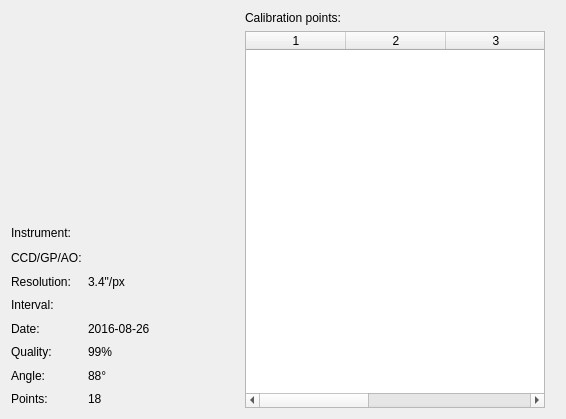
<?xml version="1.0" encoding="UTF-8"?>
<ui version="4.0">
 <class>snowgui::calibrationdetaildialog</class>
 <widget class="QDialog" name="snowgui::calibrationdetaildialog">
  <property name="geometry">
   <rect>
    <x>0</x>
    <y>0</y>
    <width>566</width>
    <height>419</height>
   </rect>
  </property>
  <property name="windowTitle">
   <string>Dialog</string>
  </property>
  <layout class="QGridLayout" name="gridLayout">
   <item row="0" column="0">
    <widget class="snowgui::CalibrationDisplayWidget" name="calibrationdisplayWidget" native="true">
     <property name="minimumSize">
      <size>
       <width>200</width>
       <height>200</height>
      </size>
     </property>
    </widget>
   </item>
   <item row="0" column="2" rowspan="2">
    <widget class="QWidget" name="widget" native="true">
     <property name="minimumSize">
      <size>
       <width>310</width>
       <height>0</height>
      </size>
     </property>
     <property name="maximumSize">
      <size>
       <width>310</width>
       <height>16777215</height>
      </size>
     </property>
     <layout class="QVBoxLayout" name="verticalLayout">
      <property name="leftMargin">
       <number>0</number>
      </property>
      <property name="topMargin">
       <number>0</number>
      </property>
      <property name="rightMargin">
       <number>0</number>
      </property>
      <property name="bottomMargin">
       <number>0</number>
      </property>
      <item>
       <widget class="QLabel" name="calibrationpointsLabel">
        <property name="text">
         <string>Calibration points:</string>
        </property>
       </widget>
      </item>
      <item>
       <widget class="QTableWidget" name="calibrationpointsTable">
        <property name="minimumSize">
         <size>
          <width>300</width>
          <height>0</height>
         </size>
        </property>
        <property name="maximumSize">
         <size>
          <width>300</width>
          <height>16777215</height>
         </size>
        </property>
        <property name="columnCount">
         <number>5</number>
        </property>
        <column/>
        <column/>
        <column/>
        <column/>
        <column/>
       </widget>
      </item>
     </layout>
     <zorder>calibrationpointsTable</zorder>
     <zorder>calibrationpointsLabel</zorder>
    </widget>
   </item>
   <item row="1" column="0">
    <widget class="QWidget" name="calibrationdetailWidget" native="true">
     <property name="maximumSize">
      <size>
       <width>16777215</width>
       <height>185</height>
      </size>
     </property>
     <layout class="QGridLayout" name="gridLayout_2">
      <property name="leftMargin">
       <number>0</number>
      </property>
      <property name="topMargin">
       <number>0</number>
      </property>
      <property name="rightMargin">
       <number>0</number>
      </property>
      <property name="bottomMargin">
       <number>0</number>
      </property>
      <item row="3" column="1">
       <widget class="QLabel" name="resolutionField">
        <property name="text">
         <string>3.4&quot;/px</string>
        </property>
       </widget>
      </item>
      <item row="8" column="1">
       <widget class="QLabel" name="pointsField">
        <property name="text">
         <string>18</string>
        </property>
       </widget>
      </item>
      <item row="8" column="0">
       <widget class="QLabel" name="pointsLabel">
        <property name="text">
         <string>Points:</string>
        </property>
       </widget>
      </item>
      <item row="5" column="1">
       <widget class="QLabel" name="dateField">
        <property name="text">
         <string>2016-08-26</string>
        </property>
       </widget>
      </item>
      <item row="7" column="0">
       <widget class="QLabel" name="angleLabel">
        <property name="text">
         <string>Angle:</string>
        </property>
       </widget>
      </item>
      <item row="3" column="0">
       <widget class="QLabel" name="resolutionLabel">
        <property name="text">
         <string>Resolution:</string>
        </property>
       </widget>
      </item>
      <item row="0" column="0">
       <widget class="QLabel" name="instrumenLabel">
        <property name="text">
         <string>Instrument:</string>
        </property>
       </widget>
      </item>
      <item row="2" column="1">
       <widget class="QLabel" name="ccdField">
        <property name="text">
         <string/>
        </property>
       </widget>
      </item>
      <item row="0" column="1">
       <widget class="QLabel" name="instrumentField">
        <property name="text">
         <string/>
        </property>
       </widget>
      </item>
      <item row="6" column="1">
       <widget class="QLabel" name="qualityField">
        <property name="text">
         <string>99%</string>
        </property>
       </widget>
      </item>
      <item row="2" column="0">
       <widget class="QLabel" name="ccdLabel">
        <property name="text">
         <string>CCD/GP/AO:</string>
        </property>
       </widget>
      </item>
      <item row="7" column="1">
       <widget class="QLabel" name="angleField">
        <property name="text">
         <string>88°</string>
        </property>
       </widget>
      </item>
      <item row="0" column="2">
       <spacer name="horizontalSpacer">
        <property name="orientation">
         <enum>Qt::Horizontal</enum>
        </property>
        <property name="sizeHint" stdset="0">
         <size>
          <width>40</width>
          <height>20</height>
         </size>
        </property>
       </spacer>
      </item>
      <item row="6" column="0">
       <widget class="QLabel" name="qualityLabel">
        <property name="text">
         <string>Quality:</string>
        </property>
       </widget>
      </item>
      <item row="5" column="0">
       <widget class="QLabel" name="dateLabel">
        <property name="text">
         <string>Date:</string>
        </property>
       </widget>
      </item>
      <item row="4" column="0">
       <widget class="QLabel" name="intervalLabel">
        <property name="text">
         <string>Interval:</string>
        </property>
       </widget>
      </item>
      <item row="4" column="1">
       <widget class="QLabel" name="intervalField">
        <property name="text">
         <string/>
        </property>
       </widget>
      </item>
     </layout>
    </widget>
   </item>
  </layout>
 </widget>
 <customwidgets>
  <customwidget>
   <class>snowgui::CalibrationDisplayWidget</class>
   <extends>QWidget</extends>
   <header location="global">CalibrationDisplayWidget.h</header>
   <container>1</container>
  </customwidget>
 </customwidgets>
 <resources/>
 <connections/>
</ui>
